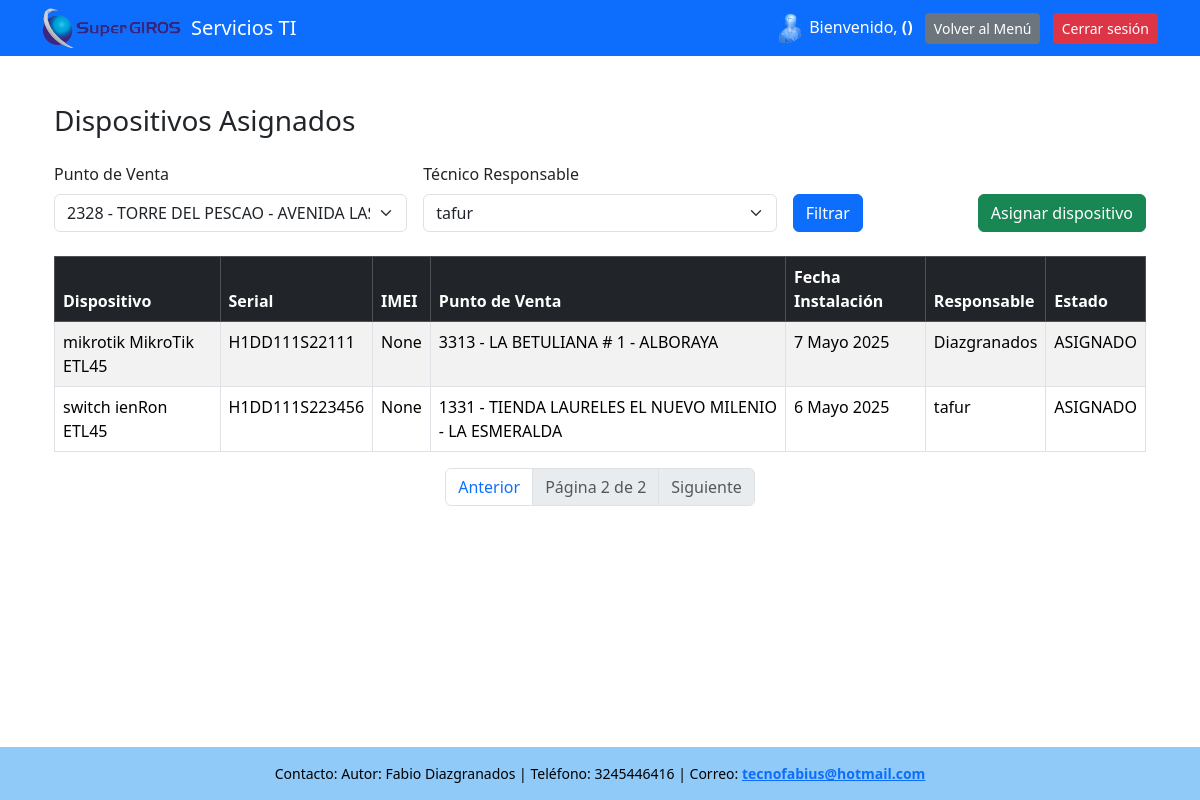
/dispositivos-asignados/?page=2 (signed in), run on an earlier commit of the app's database.
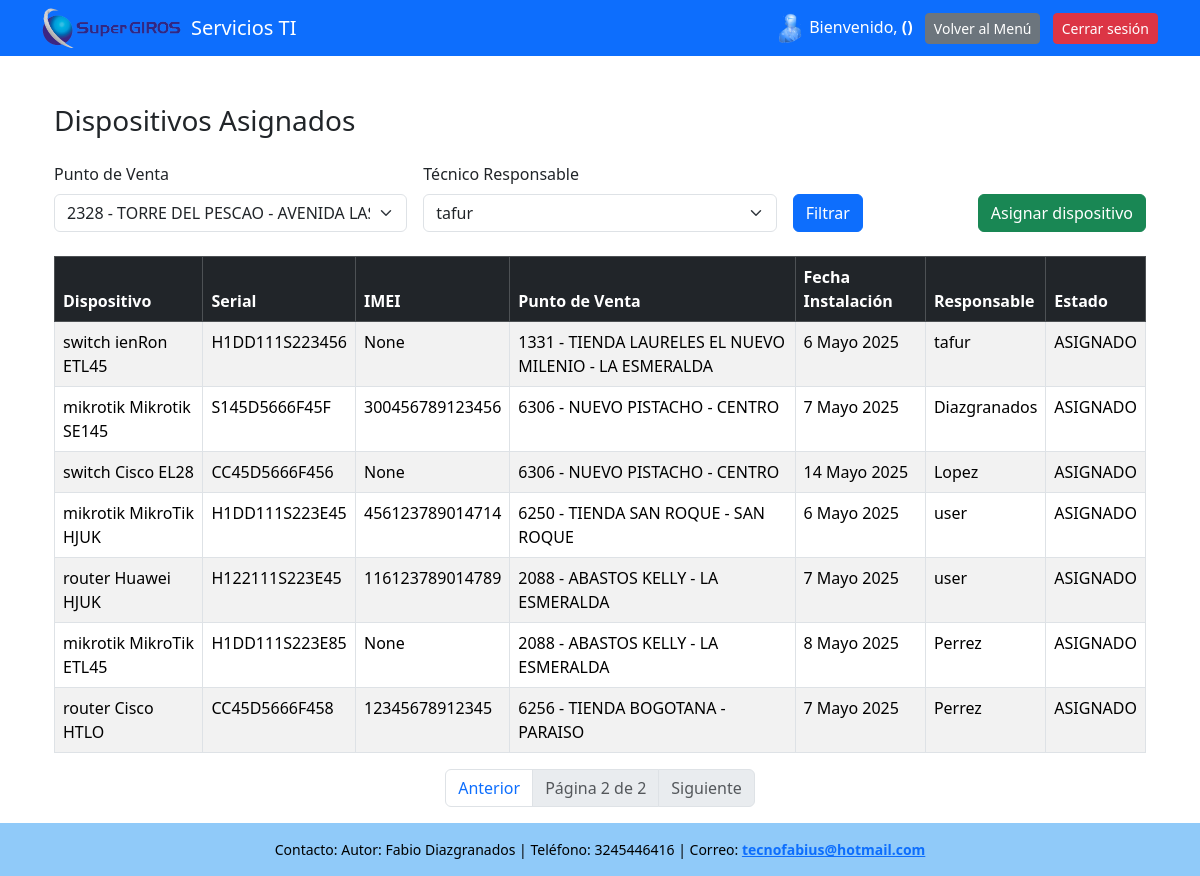
And on a later commit of the database.
### servicios_ti/models.py (models this page shows, shortened)
class DispositivoPunto(models.Model):
    ESTADO = [
        ('SIN_ASIGNAR', 'SIN_ASIGNAR'),
        ('ASIGNADO', 'ASIGNADO'),
    ]
    dispositivo = models.ForeignKey(Dispositivo, on_delete=models.CASCADE)
    punto_venta = models.ForeignKey(PuntoVenta, on_delete=models.CASCADE)
    fecha_instalacion = models.DateField()
    nombre_responsable = models.ForeignKey(
        Usuario,
        on_delete=models.CASCADE,
        limit_choices_to=Q(rol='tecnico') | Q(rol='comunicaciones') | Q(rol='administrador')
    )
    estado = models.CharField(max_length=100, choices=ESTADO,null=False)

class Dispositivo(models.Model):
    TIPOS = [
        ('router', 'Router'),
        ('mikrotik', 'Mikrotik'),
        ('switch', 'Switch'),
        ('radio', 'Radio')
    ]
    OPERADOR = [
        ('tigo', 'Tigo'),
        ('claro', 'Claro'),
        ('movistar', 'Movistar'),
        ('no', 'No')
    ]
    ESTADO = [
        ('SIN_ASIGNAR', 'SIN_ASIGNAR'),
        ('ASIGNADO', 'ASIGNADO'),
    ]
    tipo = models.CharField(max_length=100, choices=TIPOS)
    marca = models.CharField(max_length=100)
    modelo = models.CharField(max_length=100)
    serial = models.CharField(max_length=100,unique=True)
    imei = models.CharField(max_length=15, unique=True, null=True, blank=True)
    operador = models.CharField(max_length=100, choices=OPERADOR)
    numero_sincard = models.CharField(max_length=15,null=True, blank=True, unique=True)
    descripcion = models.TextField(null=True, blank=True)
    estado = models.CharField(max_length=100, choices= ESTADO)

class PuntoVenta(models.Model):
    objects = None
    MODALIDAD = [
        ('local', 'Local'),
        ('compumovil', 'Compumovil'),
    ]
    numero_punto = models.PositiveIntegerField(unique=True)
    nombre = models.CharField(max_length=255)
    direccion = models.CharField(max_length=255)
    modalidad = models.CharField(max_length=25, choices=MODALIDAD)
    rango_valor = models.PositiveIntegerField()
    zona = models.ForeignKey(Zona, on_delete=models.CASCADE)  # Relación nueva con Zona

class Usuario(models.Model):
    ROLES = [
        ('administrador', 'Administrador'),
        ('tecnico', 'Técnico'),
        ('comunicaciones', 'Comunicaciones')
    ]
    nombre_usuario= models.CharField(max_length=100)
    apellido = models.CharField(max_length=100)
    rol = models.CharField(max_length=50, choices=ROLES)
    password_usuario = models.CharField(max_length=20)
    email = models.EmailField('correo electrónico', unique=True)
    USERNAME_FIELD = 'nombre_usuario'
    REQUIRED_FIELDS = ['username', 'nombre_completo', 'rol']

### servicios_ti/views.py (the view)
# urls.py: path('dispositivos-asignados/', views.dispositivos_asignados, name='dispositivos_asignados'),
def dispositivos_asignados(request):
    if 'usuario_id' not in request.session:
        return redirect('login')
    dispositivos_asignados = DispositivoPunto.objects.select_related(
        'dispositivo', 'punto_venta', 'nombre_responsable'
    )
    punto_venta_id= request.GET.get('punto_venta') or ''
    tecnico_id  = request.GET.get('tecnico') or ''
    if punto_venta_id:
        dispositivos_asignados = dispositivos_asignados.filter(punto_venta__id=punto_venta_id)
    if tecnico_id:
        dispositivos_asignados = dispositivos_asignados.filter(nombre_responsable__id=tecnico_id)
    paginator = Paginator(dispositivos_asignados, 9)  # 9 dispositivos por página
    page_number = request.GET.get('page')
    page_obj = paginator.get_page(page_number)
    puntos_venta = PuntoVenta.objects.all()
    tecnicos = Usuario.objects.filter(rol__in=['tecnico', 'comunicaciones', 'administrador'])
    return render(request, 'dispositivos_asignados.html', {
        'page_obj': page_obj,
        'puntos_venta': puntos_venta,
        'tecnicos': tecnicos
    })

### servicios_ti/templates/dispositivos_asignados.html (shortened to what this page needs)
{% extends "base.html" %}
{% block content %}
<div class="container mt-4">
    <h3 class="mb-4">Dispositivos Asignados</h3>
   <form method="get" class="row g-3 mb-4">
    <div class="col-md-4">
        <label for="punto_venta" class="form-label">Punto de Venta</label>
        <select name="punto_venta" id="punto_venta" class="form-select">
            {% for punto in puntos_venta %}
                <option value="{{ punto.id }}" {% if request.GET.punto_venta|add:"" == punto.id|add:"" %}selected{% endif %}>
                    {{ punto.numero_punto }} - {{ punto.nombre }}
                </option>
            {% endfor %}
        </select>
    </div>
    <div class="col-md-4">
        <label for="tecnico" class="form-label">Técnico Responsable</label>
        <select name="tecnico" id="tecnico" class="form-select">
            {% for tecnico in tecnicos %}
                <option value="{{ tecnico.id }}" {% if request.GET.tecnico|add:"" == tecnico.id|add:"" %}selected{% endif %}>
                    {{ tecnico.nombre }} {{ tecnico.apellido }}
                </option>
            {% endfor %}
        </select>
    </div>
    <div class="col-md-4 d-flex align-items-end justify-content-between">
        <button type="submit" class="btn btn-primary me-2">Filtrar</button>
        <a href="{% url 'asignar_dispositivo' %}" class="btn btn-success">Asignar dispositivo</a>
    </div>
</form>
    <table class="table table-bordered table-striped">
        <thead class="table-dark">
            <tr>
                <th>Dispositivo</th>
                <th>Serial</th>
                <th>IMEI</th>
                <th>Punto de Venta</th>
                <th>Fecha Instalación</th>
                <th>Responsable</th>
                <th>Estado</th>
            </tr>
        </thead>
        <tbody>
            {% for asignado in page_obj %}
            <tr>
                <td>{{ asignado.dispositivo.tipo }} {{ asignado.dispositivo.marca }} {{ asignado.dispositivo.modelo }}</td>
                <td>{{ asignado.dispositivo.serial }}</td>
                <td>{{ asignado.dispositivo.imei }}</td>
                <td>{{ asignado.punto_venta.numero_punto }} - {{ asignado.punto_venta.nombre }}</td>
                <td>{{ asignado.fecha_instalacion }}</td>
                <td>{{ asignado.nombre_responsable.nombre }} {{ asignado.nombre_responsable.apellido }}</td>
                <td>{{ asignado.estado }}</td>
            </tr>
            {% empty %}
            <tr><td colspan="7" class="text-center">No hay dispositivos asignados con los filtros seleccionados.</td></tr>
            {% endfor %}
        </tbody>
    </table>
    <div class="d-flex justify-content-center">
        <nav>
            <ul class="pagination">
                {% if page_obj.has_previous %}
                    <li class="page-item">
                        <a class="page-link" href="?page={{ page_obj.previous_page_number }}">Anterior</a>
                    </li>
                {% else %}
                    <li class="page-item disabled"><span class="page-link">Anterior</span></li>
                {% endif %}
                <li class="page-item disabled">
                    <span class="page-link">Página {{ page_obj.number }} de {{ page_obj.paginator.num_pages }}</span>
                </li>
                {% if page_obj.has_next %}
                    <li class="page-item">
                        <a class="page-link" href="?page={{ page_obj.next_page_number }}{% if request.GET.punto_venta %}&punto_venta={{ request.GET.punto_venta }}{% endif %}{% if request.GET.tecnico %}&tecnico={{ request.GET.tecnico }}{% endif %}">Siguiente</a>
                    </li>
                {% else %}
                    <li class="page-item disabled"><span class="page-link">Siguiente</span></li>
                {% endif %}
            </ul>
        </nav>
    </div>
</div>
{% endblock %}

What changed in the data, as far as the page shows it:
no longer on this page (row unchanged): DispositivoPunto: dispositivo.tipo "mikrotik", dispositivo.marca "MikroTik", dispositivo.modelo "ETL45", dispositivo.serial "H1DD111S22111", dispositivo.imei "None", punto_venta.numero_punto "3313", punto_venta.nombre "LA BETULIANA # 1 - ALBORAYA", fecha_instalacion "7 Mayo 2025", nombre_responsable.apellido "Diazgranados", estado "ASIGNADO"
added DispositivoPunto: dispositivo.tipo "mikrotik", dispositivo.marca "Mikrotik", dispositivo.modelo "SE145", dispositivo.serial "S145D5666F45F", dispositivo.imei "300456789123456", punto_venta.numero_punto "6306", punto_venta.nombre "NUEVO PISTACHO - CENTRO", fecha_instalacion "7 Mayo 2025", nombre_responsable.apellido "Diazgranados", estado "ASIGNADO"
added DispositivoPunto: dispositivo.tipo "switch", dispositivo.marca "Cisco", dispositivo.modelo "EL28", dispositivo.serial "CC45D5666F456", dispositivo.imei "None", punto_venta.numero_punto "6306", punto_venta.nombre "NUEVO PISTACHO - CENTRO", fecha_instalacion "14 Mayo 2025", nombre_responsable.apellido "Lopez", estado "ASIGNADO"
added DispositivoPunto: dispositivo.tipo "mikrotik", dispositivo.marca "MikroTik", dispositivo.modelo "HJUK", dispositivo.serial "H1DD111S223E45", dispositivo.imei "456123789014714", punto_venta.numero_punto "6250", punto_venta.nombre "TIENDA SAN ROQUE - SAN ROQUE", fecha_instalacion "6 Mayo 2025", nombre_responsable.apellido "user", estado "ASIGNADO"
added DispositivoPunto: dispositivo.tipo "router", dispositivo.marca "Huawei", dispositivo.modelo "HJUK", dispositivo.serial "H122111S223E45", dispositivo.imei "116123789014789", punto_venta.numero_punto "2088", punto_venta.nombre "ABASTOS KELLY - LA ESMERALDA", fecha_instalacion "7 Mayo 2025", nombre_responsable.apellido "user", estado "ASIGNADO"
added DispositivoPunto: dispositivo.tipo "mikrotik", dispositivo.marca "MikroTik", dispositivo.modelo "ETL45", dispositivo.serial "H1DD111S223E85", dispositivo.imei "None", punto_venta.numero_punto "2088", punto_venta.nombre "ABASTOS KELLY - LA ESMERALDA", fecha_instalacion "8 Mayo 2025", nombre_responsable.apellido "Perrez", estado "ASIGNADO"
added DispositivoPunto: dispositivo.tipo "router", dispositivo.marca "Cisco", dispositivo.modelo "HTLO", dispositivo.serial "CC45D5666F458", dispositivo.imei "12345678912345", punto_venta.numero_punto "6256", punto_venta.nombre "TIENDA BOGOTANA - PARAISO", fecha_instalacion "7 Mayo 2025", nombre_responsable.apellido "Perrez", estado "ASIGNADO"
